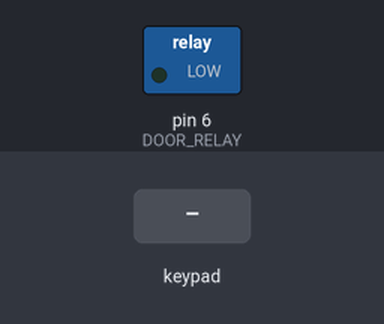
Bench run of a sketch on a simulated Arduino Uno, built with avr-gcc and run on an emulated ATmega328P. Shown: switched loads named in the sketch (green lamp = pin HIGH). The inputs (shaded band) are chosen by the test bench. What the sketch prints to the serial monitor is not drawn.

Above: at 1.2 s.
1.3 s: key 'D' pressed
2.8 s: keypad keys 0 2 3 4 1 # pressed 0.4 s apart
At 5.7 s:
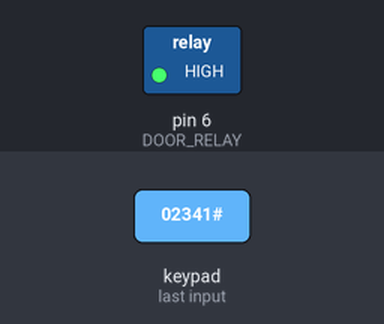
Timing chart, 0 to 11.3 s (numbered marks = the images above; inputs shaded):
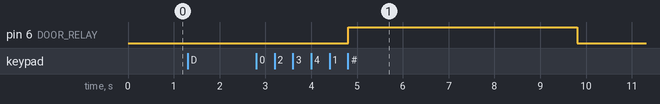

The sketch:

keypad_lock.ino
```cpp
#include <Keypad.h>

#define DOOR_RELAY 6  // GPIO pin for the door lock

// ✅ Set up Keypad rows and columns
const byte ROWS = 4;
const byte COLS = 4;
char keys[ROWS][COLS] = {
    {'1', '2', '3', 'A'},
    {'4', '5', '6', 'B'},
    {'7', '8', '9', 'C'},
    {'*', '0', '#', 'D'}
};
byte rowPins[ROWS] = {2, 3, 4, 5};  // ESP32 GPIO for Rows
byte colPins[COLS] = {8, 9, 10, 11};  // ESP32 GPIO for Columns
Keypad keypad = Keypad(makeKeymap(keys), rowPins, colPins, ROWS, COLS);

// ✅ Correct PIN
const String correctPIN = "02341";
String enteredPIN = "";
bool requestingPIN = false;

void setup() {
    Serial.begin(9600);
    Serial.println("🔹 Keypad Door Lock System Initialized");
    pinMode(DOOR_RELAY, OUTPUT);
    digitalWrite(DOOR_RELAY, LOW); // Keep door locked initially
}

void loop() {
    char key = keypad.getKey();
    if (key) {
        // ✅ If 'D' is pressed, start PIN entry
        if (key == 'D') {
            Serial.print("\n🔑 Enter PIN: ");
            requestingPIN = true;
            enteredPIN = ""; // Reset PIN input
        }

        // ✅ Handle PIN entry when requested
        else if (requestingPIN) {
            if (key == '#') {  // Confirm PIN entry
                Serial.println(); // Move to next line
                if (enteredPIN.equals(correctPIN)) {
                    Serial.println("✅ Access Granted! Unlocking Door...");
                    openDoor();
                } else {
                    Serial.println("❌ Incorrect PIN!");
                }
                enteredPIN = "";  // Reset entry
                requestingPIN = false;
            }
            else if (key == '*') {  // Reset PIN entry
                Serial.print("\n🔄 PIN Entry Reset! Enter PIN: ");
                enteredPIN = "";
            }
            else {
                enteredPIN += key;  // Append key to entered PIN
                Serial.print("*");  // Mask PIN entry with '*'
            }
        }
    }
}

// ✅ Function to Unlock the Door
void openDoor() {
    digitalWrite(DOOR_RELAY, HIGH);
    delay(5000);  // Door stays open for 5 seconds
    digitalWrite(DOOR_RELAY, LOW);
    Serial.println("🔒 Door Locked!");
}
```

Measured:
- after the input at 1.3 s, every drawn part: stays the same
- after the input at 2.8 s, pin 6 (DOOR_RELAY): LOW → HIGH after 2.0 s, → LOW 5.0 s later
